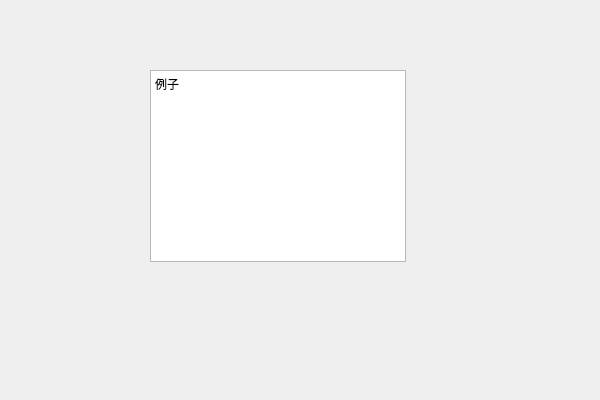
<?xml version="1.0" encoding="UTF-8"?>
<ui version="4.0">
 <class>RemWordExWdg</class>
 <widget class="QWidget" name="RemWordExWdg">
  <property name="geometry">
   <rect>
    <x>0</x>
    <y>0</y>
    <width>600</width>
    <height>400</height>
   </rect>
  </property>
  <property name="windowTitle">
   <string>RemWordExWdg</string>
  </property>
  <widget class="QTextBrowser" name="textBrowser">
   <property name="geometry">
    <rect>
     <x>150</x>
     <y>70</y>
     <width>256</width>
     <height>192</height>
    </rect>
   </property>
   <property name="html">
    <string>&lt;!DOCTYPE HTML PUBLIC &quot;-//W3C//DTD HTML 4.0//EN&quot; &quot;http://www.w3.org/TR/REC-html40/strict.dtd&quot;&gt;
&lt;html&gt;&lt;head&gt;&lt;meta name=&quot;qrichtext&quot; content=&quot;1&quot; /&gt;&lt;style type=&quot;text/css&quot;&gt;
p, li { white-space: pre-wrap; }
&lt;/style&gt;&lt;/head&gt;&lt;body style=&quot; font-family:'SimSun'; font-size:9pt; font-weight:400; font-style:normal;&quot;&gt;
&lt;p style=&quot; margin-top:0px; margin-bottom:0px; margin-left:0px; margin-right:0px; -qt-block-indent:0; text-indent:0px;&quot;&gt;例子&lt;/p&gt;&lt;/body&gt;&lt;/html&gt;</string>
   </property>
  </widget>
 </widget>
 <layoutdefault spacing="6" margin="11"/>
 <resources/>
 <connections/>
</ui>
